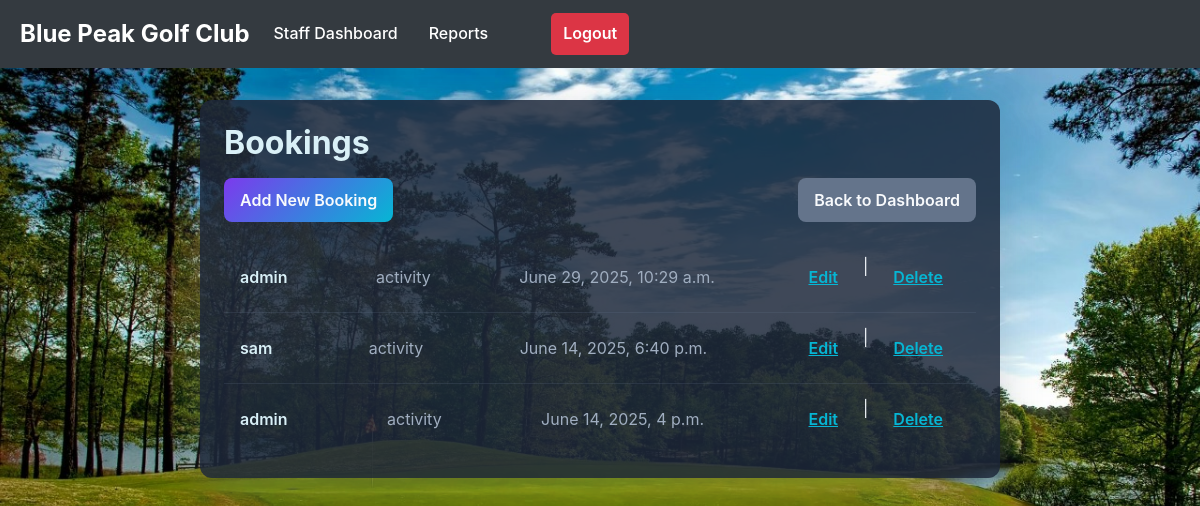
/staff/bookings/ (signed in), run on the app's committed database.
### reserve/models.py (models this page shows, shortened)
class Booking(models.Model):
    BOOKING_TYPE_CHOICES = (
        ('hotel', 'Hotel Room'),
        ('table', 'Hotel Table'),
        ('activity', 'Activity'),
        ('event', 'Event'),
        ('tee_time', 'Tee Time'),
    )
    member = models.ForeignKey(MemberProfile, on_delete=models.CASCADE, related_name='bookings')
    booking_type = models.CharField(max_length=10, choices=BOOKING_TYPE_CHOICES)
    hotel = models.ForeignKey(Hotel, on_delete=models.CASCADE, blank=True, null=True)
    hotel_table = models.ForeignKey(HotelTable, on_delete=models.CASCADE, blank=True, null=True)
    activity = models.ForeignKey(Activity, on_delete=models.CASCADE, blank=True, null=True)
    event = models.ForeignKey(Event, on_delete=models.CASCADE, blank=True, null=True)
    tee_time = models.ForeignKey(TeeTime, on_delete=models.CASCADE, blank=True, null=True)
    booking_date = models.DateTimeField(auto_now_add=True)
    scheduled_date = models.DateTimeField(verbose_name='Scheduled Date and Time')
    number_of_guests = models.PositiveIntegerField(default=1, verbose_name='Number of Guests')
    notes = models.TextField(blank=True, verbose_name='Special Requests/Notes')
    class Meta:
        verbose_name = 'Booking'
        verbose_name_plural = 'Bookings'
        ordering = ['-booking_date']

class MemberProfile(models.Model):
    MEMBERSHIP_STATUS = (
        ('pending', 'Pending Approval'),
        ('approved', 'Approved'),
        ('rejected', 'Rejected'),
        ('active', 'Active'),
        ('inactive', 'Inactive'),
        ('suspended', 'Suspended'),
    )
    MEMBERSHIP_TYPE = (
        ('full', 'Full'),
        ('social', 'Social'),
        ('junior', 'Junior'),
        ('senior', 'Senior'),
        ('corporate', 'Corporate'),
    )
    user = models.OneToOneField(User, on_delete=models.CASCADE, related_name='profile')
    membership_status = models.CharField(
        max_length=10,
        choices=MEMBERSHIP_STATUS,
        default='pending',
        help_text="Membership approval status"
    )
    membership_type = models.CharField(
        max_length=10,
        choices=MEMBERSHIP_TYPE,
        default='full',
        verbose_name='Membership Type'
    )
    phone_number = models.CharField(max_length=20, blank=True, verbose_name='Phone Number')
    address = models.TextField(blank=True, verbose_name='Address')
    joined_date = models.DateTimeField(default=timezone.now, verbose_name='Joined Date')
    date_of_birth = models.DateField(blank=True, null=True, verbose_name='Date of Birth')
    handicap = models.DecimalField(max_digits=5, decimal_places=1, blank=True, null=True, verbose_name='Golf Handicap')
    emergency_contact_name = models.CharField(max_length=200, blank=True, verbose_name='Emergency Contact Name')
    emergency_contact_phone = models.CharField(max_length=20, blank=True, verbose_name='Emergency Contact Phone')
    class Meta:
        verbose_name = 'Member Profile'
        verbose_name_plural = 'Member Profiles'

### reserve/views.py (the view)
# urls.py: path('staff/bookings/', views.booking_list, name='booking_list'),
@login_required
@user_passes_test(is_staff)
def booking_list(request):
    bookings = Booking.objects.all()
    return render(request, 'staff/booking/booking_list.html', {'bookings': bookings})

### reserve/views.py (called while the page is built)
def is_staff(user):
    return user.is_staff  # Or any other criteria for staff

### reserve/templates/staff/booking/booking_list.html (shortened to what this page needs)
{% extends "base.html" %}
{% block content %}
<div class="bookings-container">
    <h2>Bookings</h2>
    <div class="actions">
        <a href="{% url 'create_booking' %}" class="btn btn-primary">Add New Booking</a>
        <a href="{% url 'staff_dashboard' %}" class="btn btn-secondary">Back to Dashboard</a>
    </div>
    {% if bookings %}
    <ul class="bookings-list">
        {% for booking in bookings %}
        <li class="booking-item">
            <span class="booking-member">{{ booking.member.user.username }}</span>
            <span class="booking-type">{{ booking.booking_type }}</span>
            <span class="booking-date">{{ booking.scheduled_date }}</span>
            <div class="booking-actions">
                <a href="{% url 'booking_update' booking.pk %}" class="btn btn-link">Edit</a> |
                <a href="{% url 'booking_delete' booking.pk %}" class="btn btn-link">Delete</a>
            </div>
        </li>
        {% endfor %}
    </ul>
    {% else %}
    <p class="no-bookings-message">No bookings found.</p>
    {% endif %}
</div>
{% endblock %}

### reserve/templates/staff/booking/booking_list.html (style rules this page uses)
.bookings-container { max-width: 800px; margin: 24px auto; padding: 24px; background: rgba(30, 41, 59, 0.85); border-radius: 12px; box-shadow: 0 12px 40px rgba(100, 116, 139, 0.3); color: #f1f5f9; font-family: 'Inter', sans-serif; }
h2 { font-weight: 700; color: #d9f0f7; margin-bottom: 16px; }
.actions { display: flex; justify-content: space-between; margin-bottom: 20px; }
.btn { padding: 10px 16px; border-radius: 8px; font-weight: 600; text-decoration: none; display: inline-block; transition: background-color 0.3s ease, box-shadow 0.3s ease; }
.btn-primary { background: linear-gradient(135deg, #7c3aed, #06b6d4); color: #f8fafc; }
.btn-secondary { background: #64748b; color: #f8fafc; }
.bookings-list { list-style: none; padding: 0; margin: 0; }
.booking-item { display: flex; justify-content: space-between; align-items: center; padding: 12px 16px; border-bottom: 1px solid rgba(100, 116, 139, 0.2); }
.booking-item:last-child { border-bottom: none; }
.booking-member { font-weight: 600; color: #d9f0f7; }
.booking-type { color: #a0aec0; margin-left: 12px; }
.booking-date { color: #a0aec0; margin-left: 12px; }
.booking-actions { display: flex; gap: 8px; }
.btn-link { color: #06b6d4; text-decoration: underline; font-weight: 600; }

### data on the page
Booking: member.user.username "admin", booking_type "activity", scheduled_date "June 29, 2025, 10:29 a.m."
Booking: member.user.username "sam", booking_type "activity", scheduled_date "June 14, 2025, 6:40 p.m."
Booking: member.user.username "admin", booking_type "activity", scheduled_date "June 14, 2025, 4 p.m."
